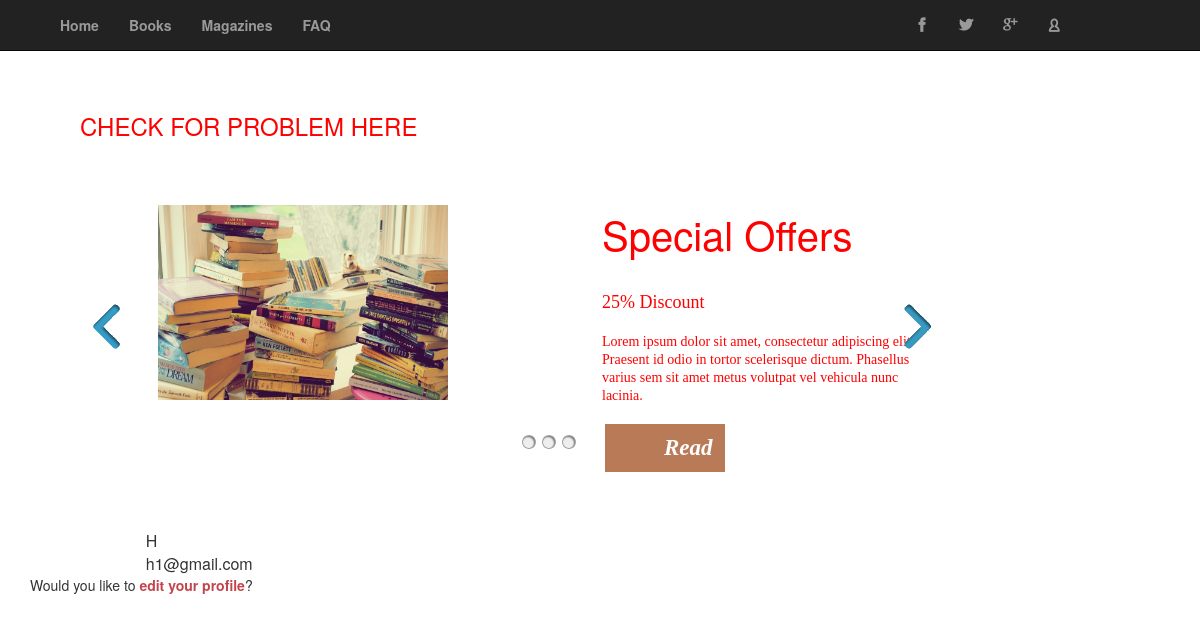
Before: /SHIT/books2.php (signed in) with the older database file.
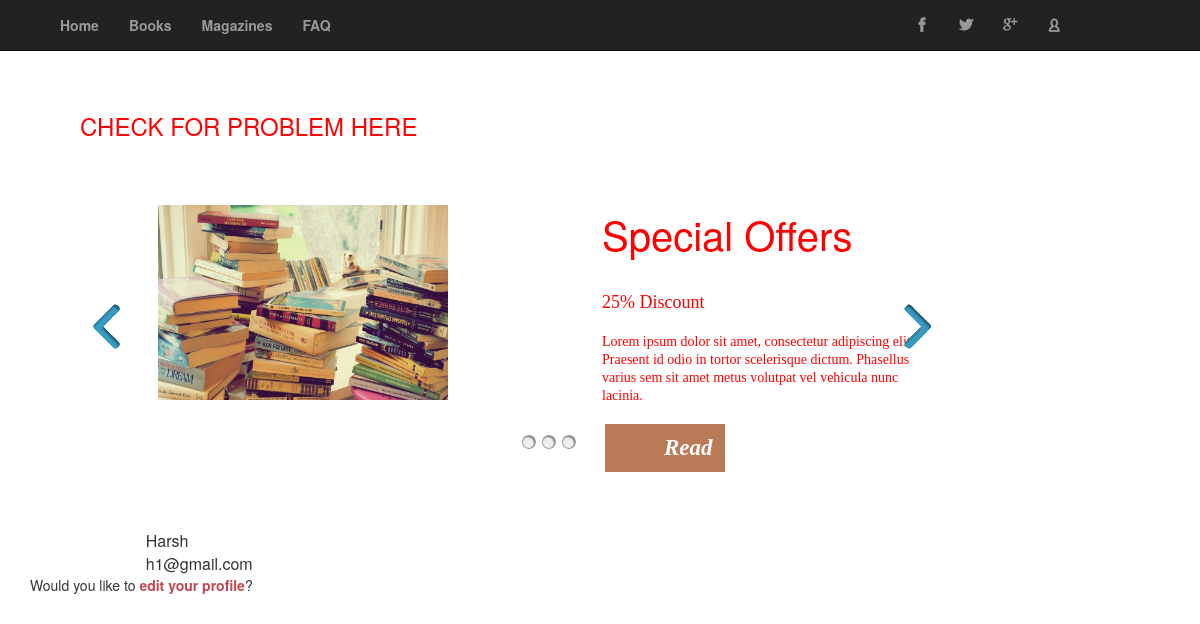
After: the same page with the newer database file.
### tables this page shows
CREATE TABLE IF NOT EXISTS `users` (
`id` int(11) NOT NULL,
  `name` varchar(32) DEFAULT NULL,
  `email` varchar(32) DEFAULT NULL,
  `pass` varchar(40) DEFAULT NULL,
  `join_date` datetime DEFAULT NULL,
  `gender` varchar(1) DEFAULT NULL,
  `birthdate` date DEFAULT NULL,
  `city` varchar(32) DEFAULT NULL,
  `picture` varchar(32) DEFAULT NULL
);

### SHIT/books2.php (the view, shortened to what this page needs)
<html>
<!DOCTYPE html>
<html lang="en">
<head>
    <link href="assets/css/bootstrap.css" rel="stylesheet">
	<link rel="stylesheet" href="assets/css/subpage.css" type="text/css" />
	<link rel="stylesheet" href="assets/css/icomoon.css">
	<link rel="stylesheet" href="assets/css/slider.css">
</head>
<body>
		<div id="navbar-main">
			<div class="navbar navbar-inverse navbar-fixed-top">
				<div class="container">
					<div class="col-md-9">
						<div class="navbar-collapse collapse">
							<ul class="nav navbar-nav">
								<li><a href="index.php" class="smoothScroll">Home</a></li>
								<li> <a href="books.html" class="smoothScroll">Books</a></li>
								<li> <a href="mags.html" class="smoothScroll">Magazines</a></li>
								<li> <a href="faq.html" class="smoothScroll">FAQ</a></li>
							</ul>
						</div>
					</div>
					<div class="col-md-3">
						<div class="social-icons">
							<ul class="nav navbar-nav">
								<li><a href="#" class="icon icon-facebook"></a></li>
								<li><a href="#" class="icon icon-twitter"></a></li>
								<li><a href="#" class="icon icon-google-plus"></a></li>
								<li><a href="profile.php" class="icon icon-user"></a></li>
							</ul>
						</div>
					</div>
				</div>
			</div>
		</div>
	<div id="main_content" class="container">
		<div id="slider">
		<br><br><br><h3>CHECK FOR PROBLEM HERE</h3>
			<div class="shell">
				<ul>
					<li>
						<div class="image">
							<img src="assets/img/slider1.jpg" alt="Slider 1" width = "300px" />
						</div>
						<div class="details">
							<h2>Special Offers</h2>
							<p class="title">25% Discount</p>
							<p class="description">Lorem ipsum dolor sit amet, consectetur adipiscing elit. Praesent id odio in tortor scelerisque dictum. Phasellus varius sem sit amet metus volutpat vel vehicula nunc lacinia.</p>
							<a href="offers.html" class="read-more-btn">Read More</a>
						</div>
					</li>
				</ul>
				<div class="nav">
					<a href="#">1</a>
					<a href="#">2</a>
					<a href="#">3</a>
				</div>
			</div>
		</div>
		<?php
	$connection = mysqli_connect(DB_HOST, DB_USER, DB_PASSWORD, DB_NAME);
	$query = "SELECT * FROM users WHERE email = '" . $_SESSION['email'] . "'";
	$data = mysqli_query($connection, $query);
	$row = mysqli_fetch_array($data);
	echo '<table>';
	echo '<tr><td class="label">Name:</td><td>' . $row['name'] . '</td></tr>';
	echo '<tr><td class="label">Registered Email:</td><td>' . $row['email'] . '</td></tr>';
    echo '</table>';
    if (!isset($_GET['user_id']) || ($_SESSION['user_id'] == $_GET['user_id'])) {
      echo '<p>Would you like to <a href="editprofile.php">edit your profile</a>?</p>';
    }
?>
</div>
</body>
</html>

### assets/css/subpage.css (style rules this page uses)
body { margin: 0; padding: 0; line-height: 1.5em; font-size: 14px; }
a:link, a:visited { color: #c4444c; text-decoration: none; font-weight: bold; }
p { margin: 0px; padding: 0px; }
img { margin: 0px; padding: 5px; border: none; }

### assets/css/slider.css (style rules this page uses)
#slider { max-width: 900px; max-height:600px; padding: 0 20px 40px 20px; margin: 30px; position: relative; z-index: 10; color: #ff0000 }
#slider .jcarousel-item { width: 857px; height: 308px; }
#slider .nav { position: absolute; bottom: 50px; left: 459px; width: 80px; height: 14px; z-index: 100; }
#slider .nav a { width: 14px; height: 14px; font-size: 0; line-height: 0; text-indent: -4000px; background: url(../img/slider-nav.png) no-repeat 0 0; margin: 0 3px 0 0; float: left; display: inline; margin: 0 3px; }
#slider .image { float: left; margin: 15px 0px 15px 40px; display: inline; }
#slider .details { float: right; display: inline; width: 368px; padding: 4px 50px 0 0; }
#slider .details h2 { font-size: 40px; padding-top: 30px; padding-bottom: 15px; position: relative; width: 100%; margin: -7px 0 0; }
#slider .details .title { padding-top: 20px; font-size: 18px; line-height: 22px; font-family: websiteFont; padding-bottom: 20px; }
#slider .details .description { font-family: websiteFont; font-size: 14px; line-height: 18px; padding-bottom: 19px; }
#slider .read-more-btn { display: block; width: 120px; height: 48px; line-height: 48px; background: url(../img/slider-btn.png); padding: 0 10px 0 59px; color: #fff; font-family: websiteFont; font-style: italic; font-weight: bold; font-size: 23px; margin-left: 3px; }

Changed rows visible on the page:
changed users "h1@gmail.com": name "H" → "Harsh"
